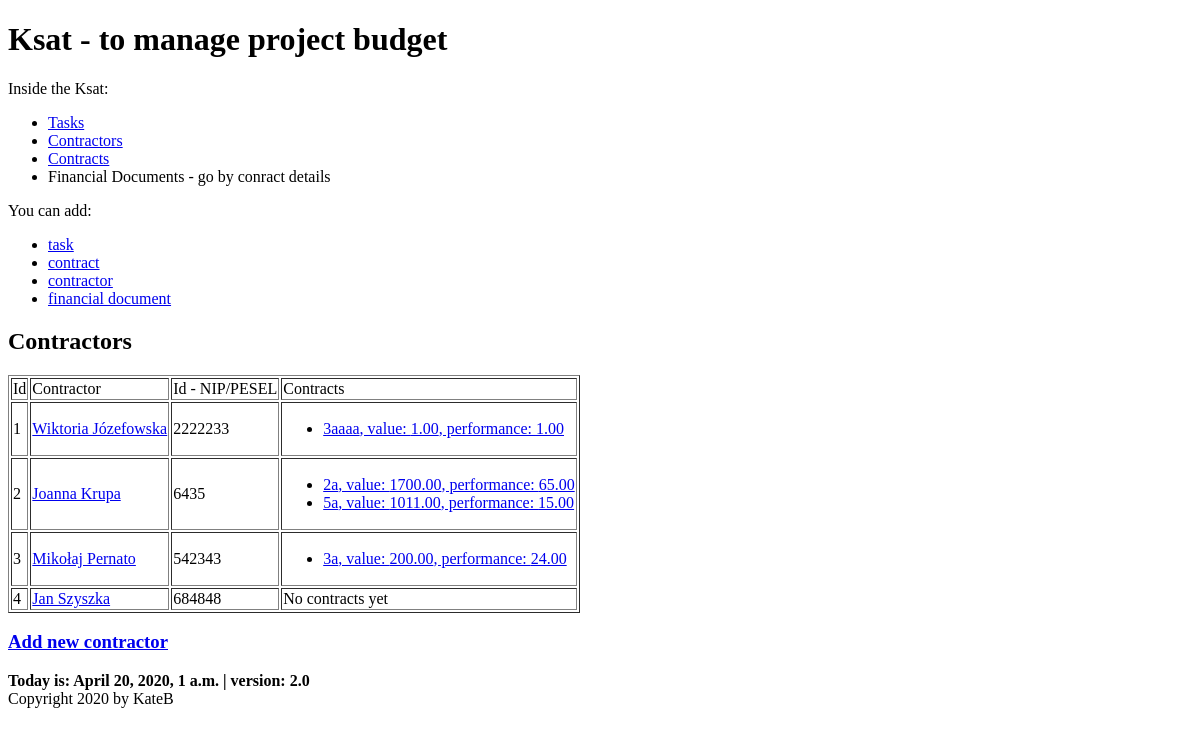
Before: /ksat/contractors/ with the older database file.
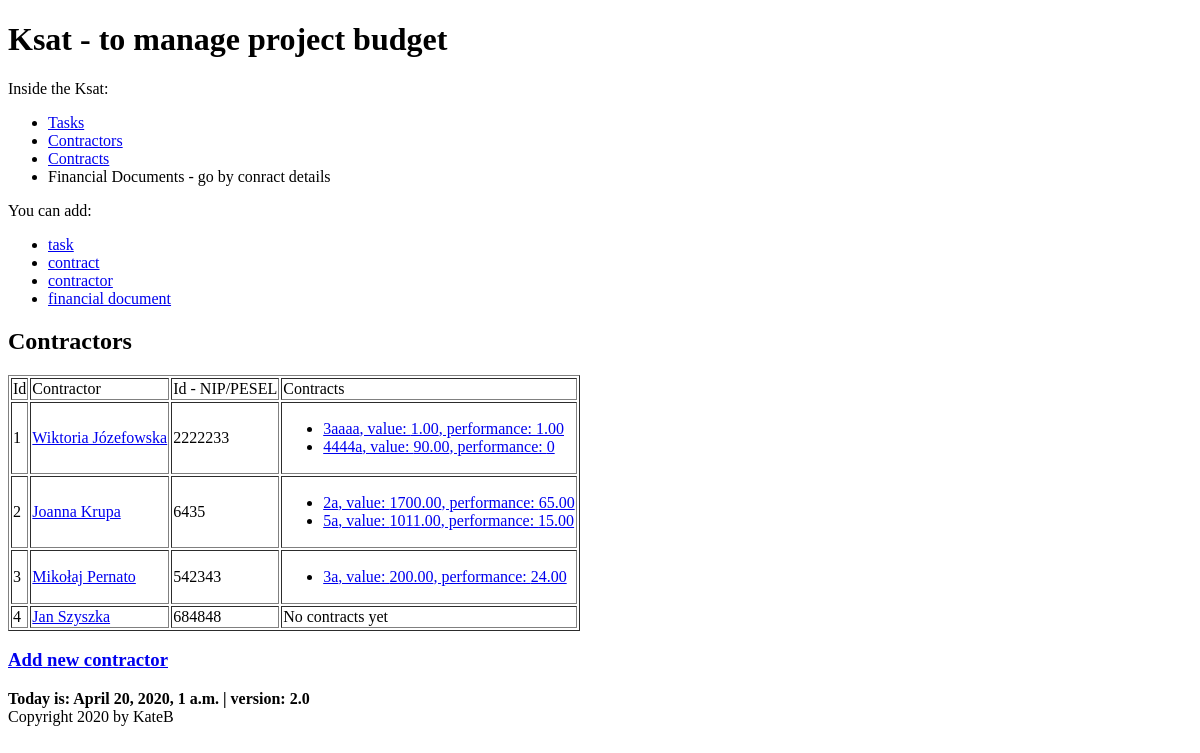
After: the same page with the newer database file.
### budget/models.py (models this page shows, shortened)
class Contractor(models.Model):
    name = models.CharField(max_length=128)
    last_name = models.CharField(max_length=128)
    num = models.SmallIntegerField(blank=True)
    def get_absolute_url(self):
        return reverse('budget:contractor_details', kwargs={'contractor_id': self.pk})
    def __str__(self):
        return f'{self.name} {self.last_name}'
    class Meta:
        default_related_name = 'contractors'
        ordering = ('last_name',)
        verbose_name = 'contractor'

class Contract(models.Model):
    number = models.CharField(max_length=128, unique=True)
    date = models.DateField()
    task = models.ForeignKey(Task, on_delete=models.CASCADE, related_name='contracts', related_query_name='contract')
    contractor = models.ForeignKey(Contractor, default=None, on_delete=models.CASCADE, related_name='contracts',
                                   related_query_name='contract')
    article = models.ManyToManyField(Articles, through='ContractArticle')
    def contract_value(self):
        value = ContractArticle.objects.filter(contract=self).aggregate(total=Sum('value'))['total']
        if value:
            return round(value, 2)
        return 0
    def contract_performance(self):
        fin_docs = FinancialDocument.objects.filter(contract=self)
        performance = 0
        for fin_doc in fin_docs:
            performance += fin_doc.fin_doc_value()
        return round(performance, 2)
    class Meta:
        default_related_name = 'contract'
        ordering = ('number', 'contractor')
        verbose_name = 'contract'

class FinancialDocument(models.Model):
    contract = models.ForeignKey(Contract, on_delete=models.CASCADE, related_name='fds', related_query_name='fd')
    contractor = models.ForeignKey(Contractor, default=None, on_delete=models.CASCADE, related_name='fds',
                                   related_query_name='fd')
    number = models.CharField(max_length=64, default=None)
    date = models.DateField()
    payment_date1 = models.DateField(blank=True, null=True)
    payment_date2 = models.DateField(blank=True, null=True)
    article = models.ManyToManyField(Articles, through='FinDocumentArticle')
    def fin_doc_value(self):
        value = FinDocumentArticle.objects.filter(fin_doc=self).aggregate(total=Sum('value'))['total']
        if value:
            return round(value, 2)
        return 0
    class Meta:
        default_related_name = 'fds'
        verbose_name = 'finacial_doc'

### budget/views.py (the view)
# urls.py: path('contractors/', views.ContractorView.as_view(), name='contractors'),
class ContractorView(ListView):
    model = Contractor
    template_name = 'budget/contractors.html'
    context_object_name = 'contractors'

### budget/my_context_processor.py (called while the page is built)
def cp(request):
    ctx = {
        "now": django.utils.timezone.now(),
        "version": "2.0"
    }
    return ctx

### budget/templates/budget/contractors.html (shortened to what this page needs)
{% extends 'base.html' %}
{% block content %}
    {{ block.super }}
    <h2>Contractors</h2>
    <table border="bold">
        <thead>
        <tr>
            <td>Id</td>
            <td>Contractor</td>
            <td>Id - NIP/PESEL</td>
            <td>Contracts</td>
        </tr>
        </thead>
        <tbody>
        {% for contractor in contractors %}
            <tr>
                <td>{{ forloop.counter }}</td>
                <td><a href="{{ contractor.get_absolute_url }}">{{ contractor }}</a></td>
                <td>{{ contractor.num }}</td>
                <td>{% if contractor.contracts.all %}
                 <ul>   {% for contract in  contractor.contracts.all %}
                            <li><a href="{% url 'budget:contract_details' contract.id %}">{{ contract.number }},
                                value: {{ contract.contract_value }},
                                performance: {{ contract.contract_performance }}</a></li>
                    {% endfor %}</ul>
                {% else %}
                    No contracts yet
                {% endif %}</td>
            </tr>
        {% endfor %}
        </tbody>
    </table>
    <h3><a href="{% url 'budget:add_contractor' %}">Add new contractor</a></h3>
{% endblock %}

Changed rows visible on the page:
added Contract: number "4444a", contract_value "90.00", contract_performance "0", shown under Contractor "Wiktoria Józefowska"
